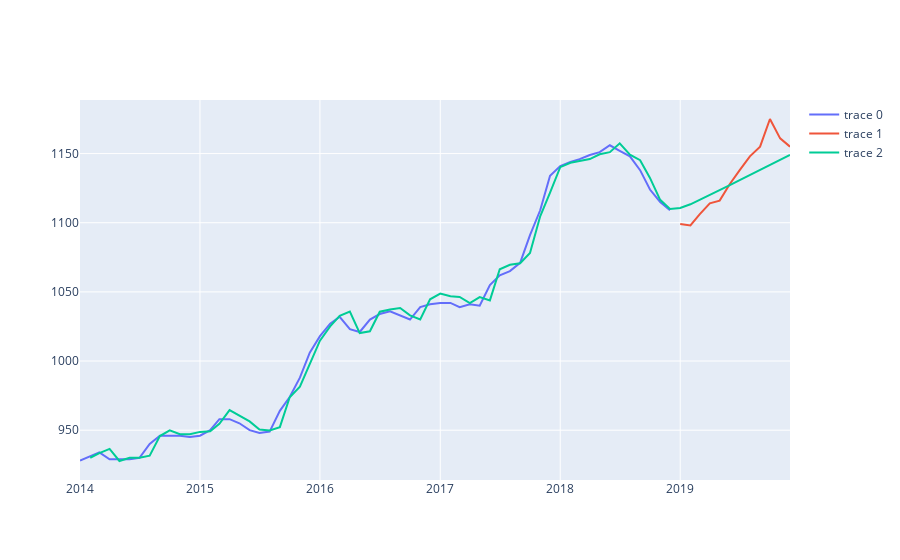

Write notebook code for a chart like this one.
### Code cell
fig = go.Figure()
fig.add_trace(go.Line(x = curr_train.index, y = curr_train['zri'], mode = 'lines'))
fig.add_trace(go.Line(x = curr_test.index, y = curr_test['zri'], mode = 'lines'))
fig.add_trace(go.Line(x = pred.index, y = pred, mode = 'lines'))
# fig.add_trace(go.Line(x = curr_test.index, y = np.asarray(conf)[:,0], mode = 'lines'))
# fig.add_trace(go.Line(x = curr_test.index, y = np.asarray(conf)[:,1], mode = 'lines', fill = 'tonexty'))
